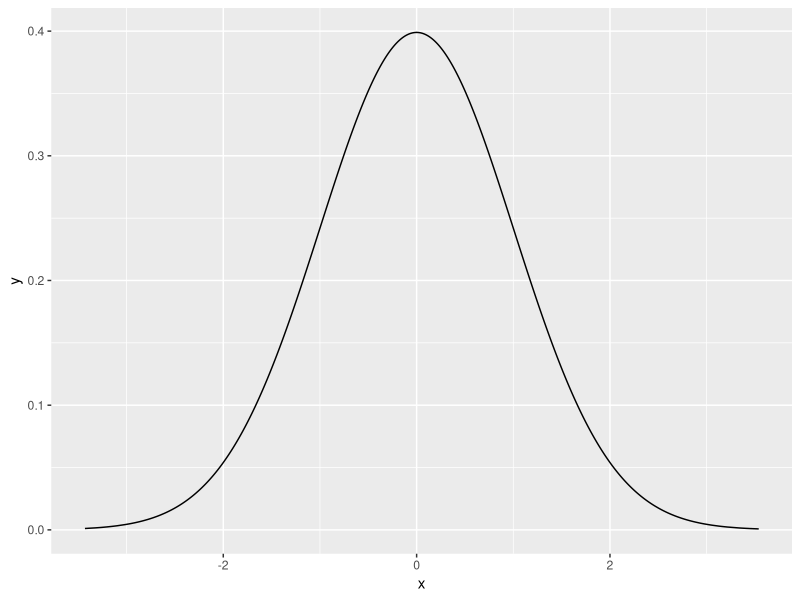
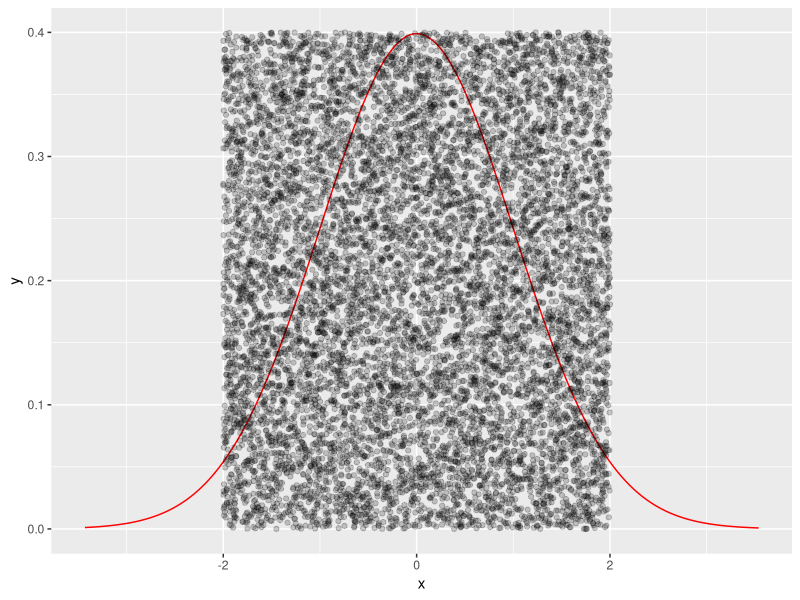

Reproduce these figures in R, in order.
library(ggplot2)

x_value <- rnorm(10000)

y_value <- dnorm(x_value)

plot_data <- data.frame(x = x_value,
                        y = y_value)


ggplot(plot_data, aes(x = x, y= y))+
  geom_line()



draw_data <- data.frame(x_draw = seq(-2,2, length.out = 10000),
                        y_draw = runif(10000, 0, 0.4))


ggplot(plot_data, aes(x = x, y= y))+
  geom_line(color = "red")+
  geom_point(draw_data, mapping = aes(x_draw, y_draw), alpha = 0.2)


under <- draw_data$y_draw <= dnorm(draw_data$x_draw)

ratio <- sum(under)/length(under)

total_area <- 4 * 0.4

area_under_curve <- ratio*total_area
